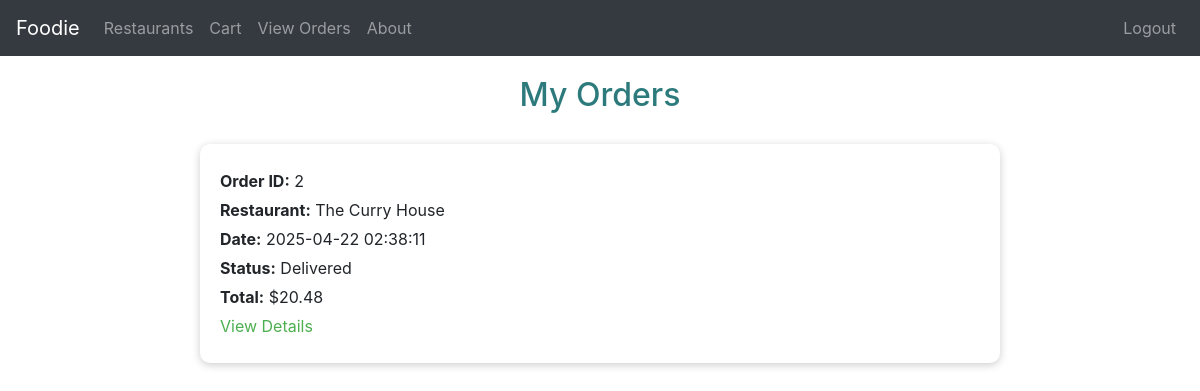
/my_orders (signed in), run on the app's committed database.
### tables this page shows
CREATE TABLE Orders (
    OrderID INTEGER PRIMARY KEY AUTOINCREMENT,
    UserID INTEGER NOT NULL,
    RestaurantID INTEGER NOT NULL,
    OrderStatus TEXT CHECK(OrderStatus IN ('Pending', 'Preparing', 'Delivered')) NOT NULL,
    OrderDate DATETIME DEFAULT CURRENT_TIMESTAMP,
    TotalPrice REAL NOT NULL,
    FOREIGN KEY (UserID) REFERENCES Users(UserID),
    FOREIGN KEY (RestaurantID) REFERENCES Restaurants(RestaurantID)
);

CREATE TABLE Restaurants (
    RestaurantID INTEGER PRIMARY KEY AUTOINCREMENT,
    OwnerID INTEGER NOT NULL,
    Name TEXT NOT NULL,
    Address TEXT NOT NULL,
    PhoneNumber TEXT NOT NULL,
    OpeningHours TEXT NOT NULL,
    FOREIGN KEY (OwnerID) REFERENCES Users(UserID)
);

### app.py (the view)
@app.route('/my_orders')
@login_required
def my_orders():
    user_id = session.get('UserID')
    conn = sqlite3.connect('database.db')
    conn.row_factory = sqlite3.Row
    cursor = conn.cursor()
    cursor.execute("""
        SELECT o.OrderID, o.OrderDate, o.OrderStatus, o.TotalPrice, r.Name AS RestaurantName
        FROM Orders o
        JOIN Restaurants r ON o.RestaurantID = r.RestaurantID
        WHERE o.UserID = ?
        ORDER BY o.OrderDate DESC
    """, (user_id,))
    orders = cursor.fetchall()
    conn.close()
    return render_template('my_orders.html', orders=orders)

### app.py (called while the page is built)
def login_required(f):
    @wraps(f)
    def decorated_function(*args, **kwargs):
        if 'UserID' not in session:
            return redirect(url_for('signin'))
        return f(*args, **kwargs)
    return decorated_function

### templates/my_orders.html (shortened to what this page needs)
<!DOCTYPE html>
<html lang="en">
<head>
    <link rel="stylesheet" href="https://stackpath.bootstrapcdn.com/bootstrap/4.5.2/css/bootstrap.min.css">
</head>
<body>
    <nav class="navbar navbar-expand-lg navbar-dark bg-dark">
        <a class="navbar-brand" href="{{ url_for('about') }}">Foodie</a>
        <div class="collapse navbar-collapse" id="navbarNav">
            <ul class="navbar-nav mr-auto">
                {% if (session.get('Role') == 'Admin' or session.get('Role') == 'Customer') %}
                <li class="nav-item">
                    <a class="nav-link" href="{{ url_for('restaurants') }}">Restaurants</a>
                </li>
                <li class="nav-item">
                    <a class="nav-link" href="{{ url_for('cart') }}">Cart</a>
                </li>
                <li class="nav-item">
                    <a class="nav-link" href="{{ url_for('my_orders') }}">View Orders</a>
                </li>
                {% endif %}
                <li class="nav-item">
                    <a class="nav-link" href="{{ url_for('about') }}">About</a>
                </li>
            </ul>
            <ul class="navbar-nav">
                {% if session.get('UserID') %}
                <li class="nav-item">
                    <a class="nav-link" href="{{ url_for('logout') }}">Logout</a>
                </li>
                {% else %}
                <li class="nav-item">
                    <a class="nav-link" href="{{ url_for('signin') }}">Login</a>
                </li>
                {% endif %}
            </ul>
        </div>
    </nav>
    <h2>My Orders</h2>
    <div class="order-list">
        {% if orders %}
            {% for order in orders %}
                <div class="order-card">
                    <p><strong>Order ID:</strong> {{ order['OrderID'] }}</p>
                    <p><strong>Restaurant:</strong> {{ order['RestaurantName'] }}</p>
                    <p><strong>Date:</strong> {{ order['OrderDate'] }}</p>
                    <p><strong>Status:</strong> {{ order['OrderStatus'] }}</p>
                    <p><strong>Total:</strong> ${{ order['TotalPrice'] }}</p>
                    <p><a href="{{ url_for('order_summary', order_id=order['OrderID']) }}">View Details</a></p>
                </div>
            {% endfor %}
        {% else %}
            <p style="text-align: center;">You haven't placed any orders yet.</p>
        {% endif %}
    </div>
</body>
</html>

### templates/my_orders.html (style rules this page uses)
.navbar { margin-bottom: 20px; }
h2 { text-align: center; color: #2c7a7b; margin-bottom: 30px; }
.order-list { max-width: 800px; margin: auto; }
.order-card { background: white; padding: 20px; border-radius: 10px; margin-bottom: 15px; box-shadow: 0 2px 8px rgba(0,0,0,0.2); }
.order-card p { margin: 5px 0; }
.order-card a { color: #4CAF50; text-decoration: none; }

### data on the page
Orders: OrderID "2", RestaurantName "The Curry House", OrderDate "2025-04-22 02:38:11", OrderStatus "Delivered", TotalPrice "20.48"
